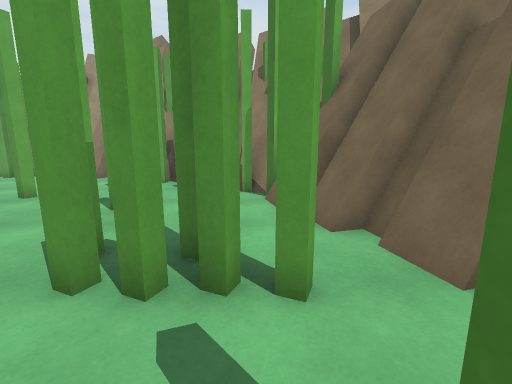
View 1 (above)

16 first-person views from a walk through a scene from a Unity 3-D project. The camera is 1.4 m above the floor, tilts 10° down and sees 90° across. The floor is counted in squares, 1 m on a side. Each view is taken from the middle of a square. On the plan, view 1 faces up. The plan holds only what a view shows up to about 13 squares ahead; the rest is blank. The place goes on beyond the plan. Some animated figures are left out. Surface patterns are stand-ins for the level's own textures.

View 2
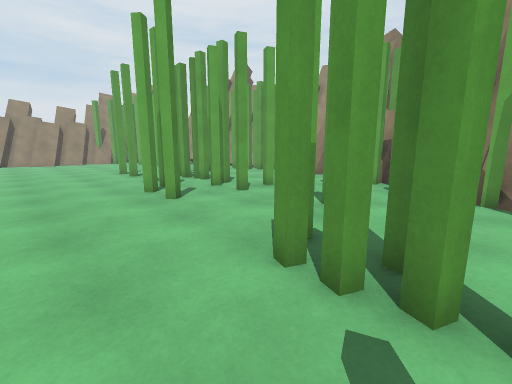

View 3
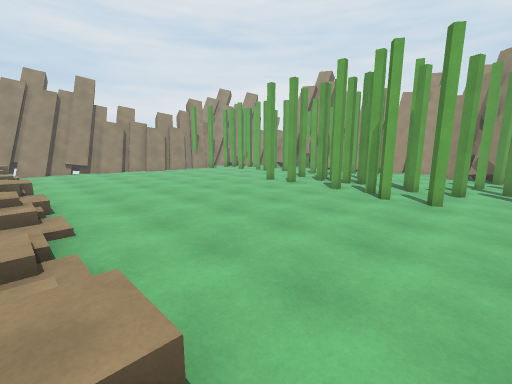

View 4
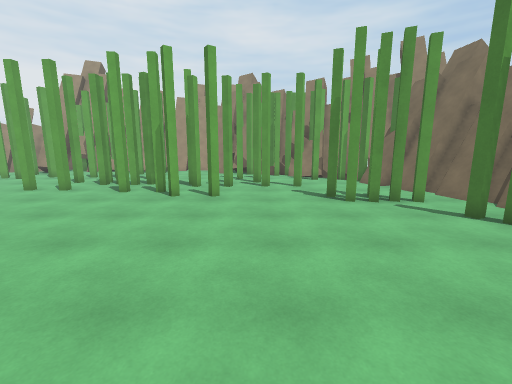

View 5
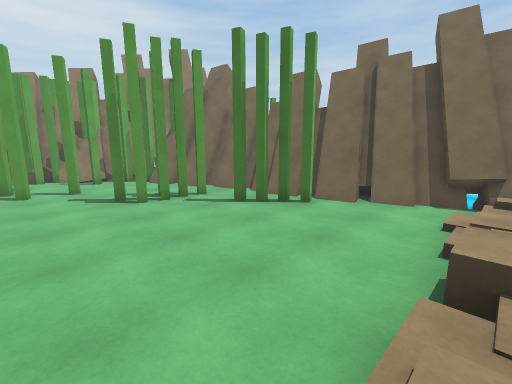

View 6
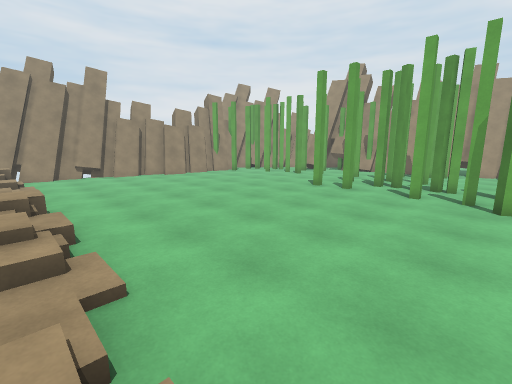

View 7
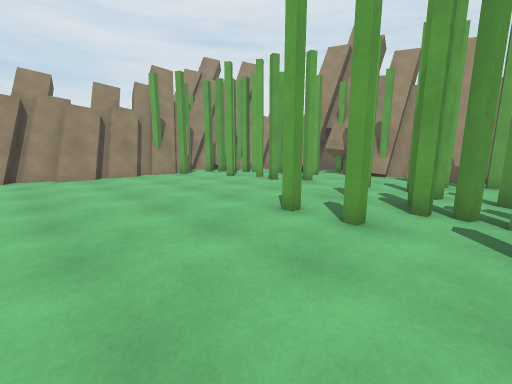

View 8
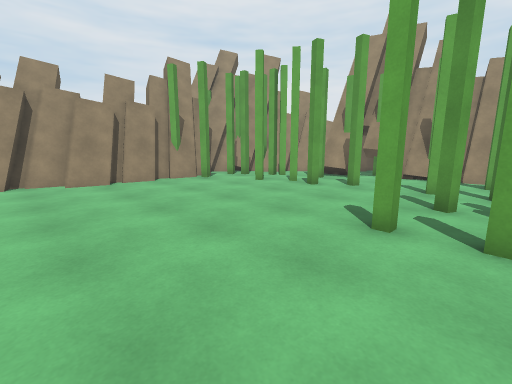

View 9
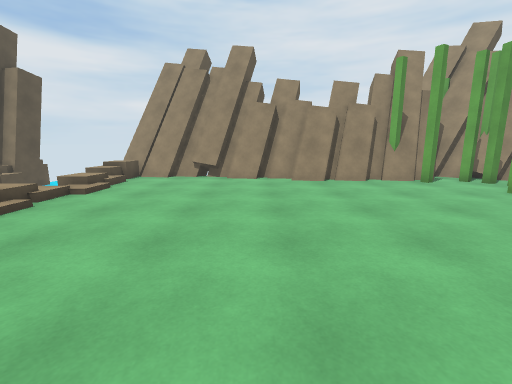

View 10
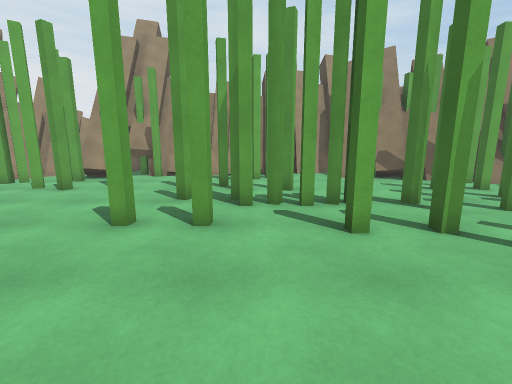

View 11
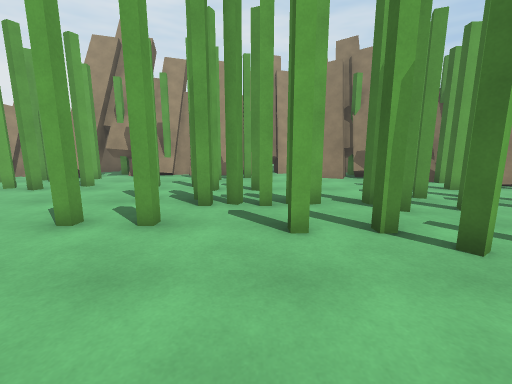

View 12
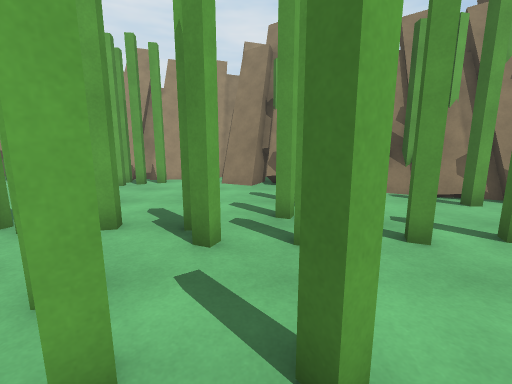

View 13
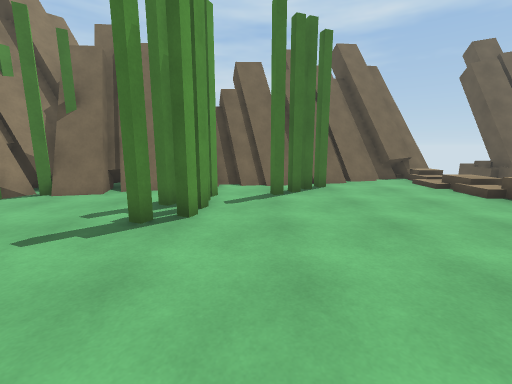

View 14
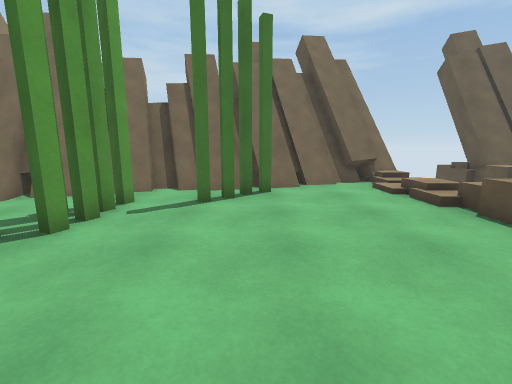

View 15
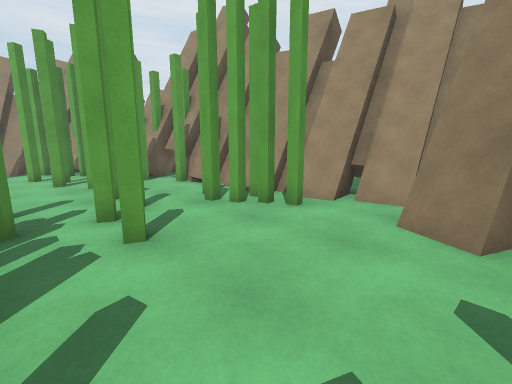

View 16
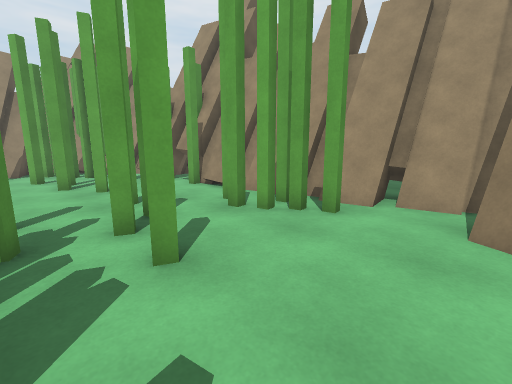

### Floor plan
Key: @ floor where view 1 was taken; # wall or solid block; x gap in a wall; . main floor; : floor 0.5 m higher than the main floor; / step, stairs or slope; = window, fence, low wall or low ledge; ≈ water the walk keeps out of; v drop or lower ground; O other object.
Columns run from 26 left of view 1 to 6 right of it. Each row starts with its distance up from view 1.
 14            # ######
 13        ########=..##
 12       ####....##..#####
 11   #   ###....##.....#####
 10  ##  ##...............O###
  9  ######x##.#.##.....O.O.####
  8  ##..#........##....O.O.O.###
  7  ##.........#x#.....##.....##
  6  ##...........###.#.##x#...##
  5   #..........#.............=##
  4  ##.........................##
  3  ##...............#.#...##..=#
  2  ##.....................###..#
  1  #..........................##
  0  #........................@####
 -1 ##..........................###
 -2 ##...........................=##
 -3 ##............................##
 -4 ##............................=#
 -5 #=..//...O///.//...vO /.....//##
 -6 #              // /  :  O//   /##
 -7                                ≈

Positions as (right, up) in squares from view 1, and headings:
1: (0, 0), facing up
2: (0, 0), facing up-left
3: (-5, -6), facing up-left
4: (-5, -6), facing up
5: (-5, -6), facing up-right
6: (-8, -6), facing up-left
7: (-11, 0), facing up-left
8: (-13, 0), facing up-left
9: (-13, 0), facing left
10: (-12, 0), facing up
11: (-11, 0), facing up
12: (-7, 2), facing up
13: (-7, 1), facing right
14: (-6, -1), facing right
15: (-7, 7), facing up-left
16: (-8, 7), facing up-left
